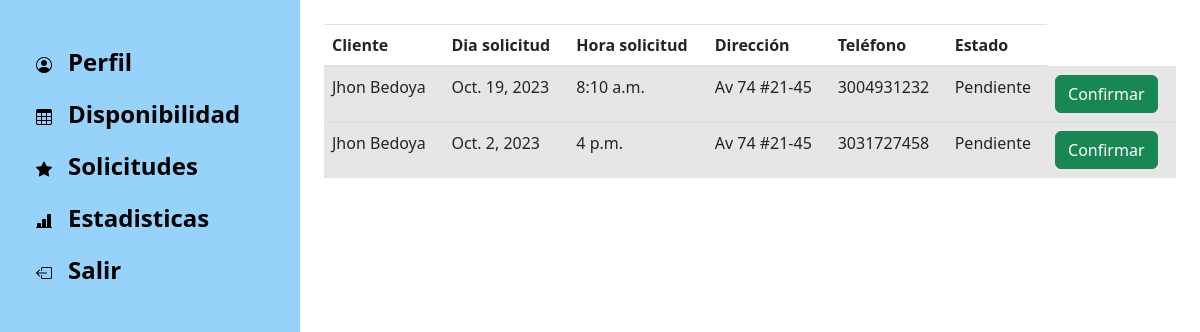
Before: /freelancer/request/ (signed in) with the older database file.
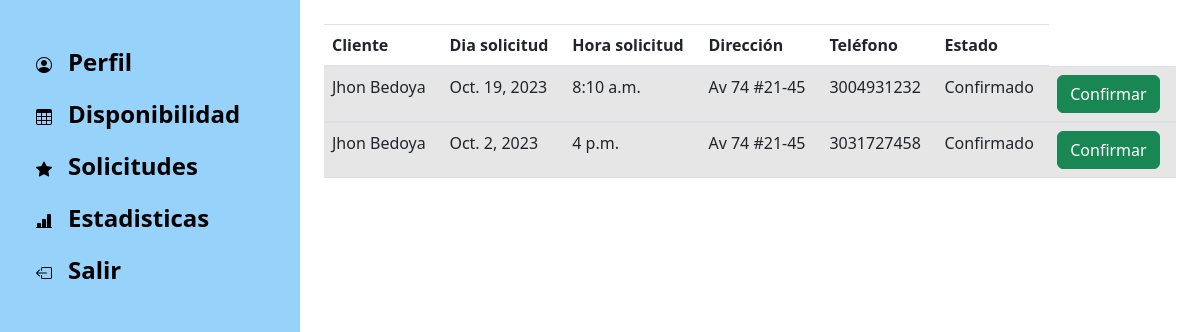
After: the same page with the newer database file.
### Aplicaciones/Freelancer/models.py (models this page shows)
class Request(models.Model):
    idrequest = models.AutoField(primary_key=True)
    idcustomer = models.ForeignKey(Customer, on_delete=models.CASCADE, default='1')
    idfreelancer = models.ForeignKey(Freelancer, on_delete=models.CASCADE)
    requestday = models.DateField()
    requesttime = models.TimeField()
    address = models.CharField(max_length=300)
    phone= models.IntegerField()
    state = models.CharField(max_length=100, default="Pendiente")

class Customer(models.Model):
    idcustomer = models.ForeignKey(User, on_delete=models.CASCADE)
    idcard = models.IntegerField()
    name = models.CharField(max_length=250)
    lastname = models.CharField(max_length=250)
    phone = models.IntegerField()
    birthday = models.DateField()
    imageprofile =models.ImageField(upload_to='customer/images/')
    idcountry = models.ForeignKey(Country, on_delete=models.CASCADE)
    idcity = models.ForeignKey(City, on_delete=models.CASCADE)
    idneighborhood = models.ForeignKey(Neighborhood, on_delete=models.CASCADE)
    address = models.CharField(max_length=300)

### Aplicaciones/Freelancer/views.py (the view)
# urls.py: path('request/', views.request, name='request'),
def request(request):
    user_id = request.user.id
    freelancer = Freelancer.objects.get(idfreelancer_id = user_id)
    freelancer_id = freelancer.pk
    requests = Request.objects.filter(idfreelancer=freelancer_id)
    return render(request, 'request.html',{'requests': requests})

### Aplicaciones/Freelancer/templates/request.html (shortened to what this page needs)
<!doctype html>
<html lang="en">
<head>
    <link rel="stylesheet" href="https://stackpath.bootstrapcdn.com/bootstrap/4.5.0/css/bootstrap.min.css"
>
    <link href="https://cdn.jsdelivr.net/npm/bootstrap@5.2.3/dist/css/bootstrap.min.css" rel="stylesheet"
>
    <link rel="stylesheet" href="https://cdn.jsdelivr.net/npm/bootstrap-icons@1.11.0/font/bootstrap-icons.css">
</head>
<body>
    <div class="container-fluid">
        <div class="row flex-nowrap">
            <div class="col-auto col-md-4 col-lg-3 min-vh-100 d-flex flex-column justify-content-betweeen"
                style="background-color: #97D2FB">
                <div class="p-2" style="background-color: #97D2FB;">
                    <ul class="nav nav-pills flex-column mt-4">
                        <li class="nav-item py-2 py-sm-0">
                            <a href="{% url 'profile' %}" class="nav-link text-black">
                                <i class="bi bi-person-circle"></i><span
                                    class="fs-4 ms-3 d-none d-sm-inline fw-bold">Perfil</span>
                            </a>
                        </li>
                        <li class="nav-item py-3 py-sm-0">
                            <a href="{% url 'calendar' %}" class="nav-link text-black">
                                <i class="bi bi-table"></i><span
                                    class="fs-4 ms-3 d-none d-sm-inline fw-bold">Disponibilidad</span>
                            </a>
                        </li>
                        <li class="nav-item py-2 py-sm-0">
                            <a href="{% url 'request' %}" class="nav-link text-black">
                                <i class="bi bi-star-fill"></i><span
                                    class="fs-4 ms-3 d-none d-sm-inline fw-bold">Solicitudes</span>
                            </a>
                        </li>
                        <li class="nav-item py-2 py-sm-0">
                            <a href="{% url 'analitic'  %}" class="nav-link text-black">
                                <i class="bi bi-bar-chart-line-fill"></i><span
                                    class="fs-4 ms-3 d-none d-sm-inline fw-bold">Estadisticas</span>
                            </a>
                        </li>
                        <li class="nav-item py-2 py-sm-0">
                            <a href="{% url 'logout' %}" class="nav-link text-black">
                                <i class="bi bi-box-arrow-left"></i><span
                                    class="fs-4 ms-3 d-none d-sm-inline fw-bold">Salir</span>
                            </a>
                        </li>
                    </ul>
                </div>
            </div>
            <div class="col-md-10 col-lg-9 min-vh-100 d-flex flex-column">
            <div class="container-fluid">
                <table class="table table-striped">
                    <thead>
                        <tr>
                            <th scope="col">Cliente</th>
                            <th scope="col">Dia solicitud</th>
                            <th scope="col">Hora solicitud</th>
                            <th scope="col">Dirección</th>
                            <th scope="col">Teléfono</th>
                            <th scope="col">Estado</th>
                        </tr>
                    </thead>
                    <tbody>
                        {% for request in requests %}
                        <tr>
                            <td>{{ request.idcustomer.name }} {{request.idcustomer.lastname}}</td>
                            <td>{{ request.requestday }}</td>
                            <td>{{ request.requesttime }}</td>
                            <td>{{ request.address }}</td>
                            <td>{{ request.phone }}</td>
                            <td>{{ request.state }}</td>
                            <td><a type="submit" class="btn btn-success"
                                    href="{{request.idrequest}}/update">Confirmar</a></td>
                        </tr>
                    </tbody>
                    {% endfor %}
                </table>
            </div>
        </div>
</body>

Changed rows visible on the page:
changed Request "Oct. 19, 2023": state "Pendiente" → "Confirmado"
changed Request "Oct. 2, 2023": state "Pendiente" → "Confirmado"
